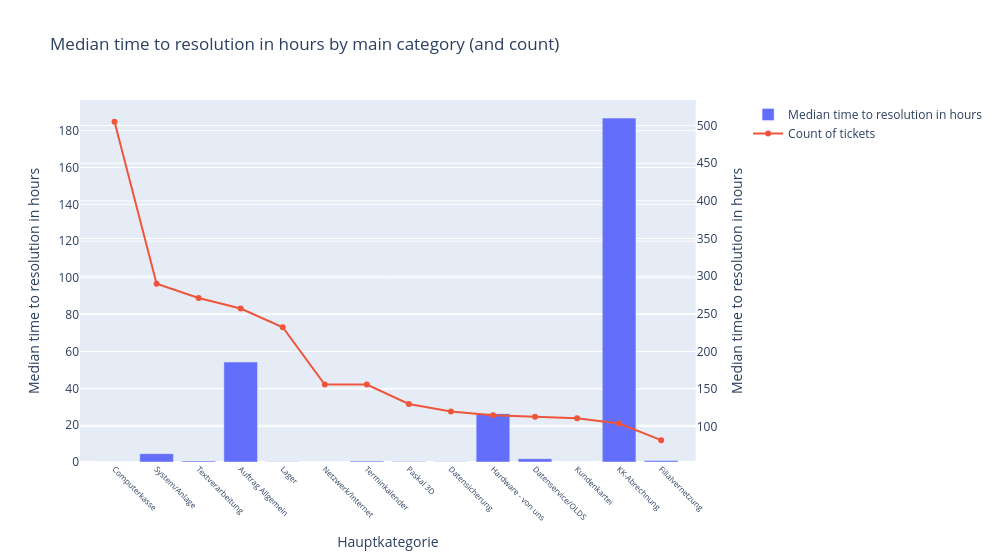

Notebook cell for this chart:
### Code cell
# Analyze average time to resolution for top 15 main categories
# compute average time and count by main category
top15 = (
    df[df["currentstatus_name"] == "Fertig"]["Hauptkategorie"]
    .value_counts()
    .head(14)
    .index
)
df_top15 = df[df["Hauptkategorie"].isin(top15)]

result = df[
    (df["currentstatus_name"] == "Fertig") & (df["Hauptkategorie"].isin(top15))
][["Hauptkategorie", "time_to_resolution_h"]]

# group by main category and compute median time to resolution as well as count
result = (
    result.groupby("Hauptkategorie")
    .agg(
        count=("Hauptkategorie", "size"),
        median_time_delta=("time_to_resolution_h", "median"),
    )
    .reset_index()
    .sort_values("count", ascending=False)
)

# Plot the main categories with a percentage bar in terms of count and include the cumulative count as a line
fig = make_subplots(specs=[[{"secondary_y": True}]])

# Bar trace
fig.add_trace(
    go.Bar(
        x=result["Hauptkategorie"],
        y=result["median_time_delta"],
        name="Median time to resolution in hours",
    ),
    secondary_y=False,
)

# Line trace (secondary y-axis)
fig.add_trace(
    go.Scatter(
        x=result["Hauptkategorie"],
        y=result["count"],
        mode="lines+markers",
        name="Count of tickets",
    ),
    secondary_y=True,
)

fig.update_layout(
    title="Median time to resolution in hours by main category (and count)",
    xaxis_title="Hauptkategorie",
    yaxis_title="Share of tickets",
)
fig.update_yaxes(title_text="Cumulative share", secondary_y=True)
# add x axis label in font size 8
fig.update_xaxes(title_text="Hauptkategorie", tickfont={"size": 8})
fig.update_xaxes(tickangle=45)
# add y axis label
fig.update_yaxes(title_text="Median time to resolution in hours")
# set width of plot
fig.update_layout(width=1000)
fig.show()

### Figure 1 — Plotly figure (JSON) as saved in the notebook; plotly's stock layout.template omitted (floating-point values rounded to 4 significant figures)
{"data": [{"name": "Median time to resolution in hours", "type": "bar", "x": ["Computerkasse", "System/Anlage", "Textverarbeitung", "Auftrag Allgemein", "Lager", "Netzwerk/Internet", "Terminkalender", "Paskal 3D", "Datensicherung", "Hardware - von uns", "Datenservice/OLDS", "Kundenkartei", "KK-Abrechnung", "Filialvernetzung"], "xaxis": "x", "y": [0.03074, 4.526, 0.5998, 54.32, 0.122, 0.0212, 0.5135, 0.2636, 0.1302, 26.26, 1.796, 0.02411, 186.8, 0.801], "yaxis": "y"}, {"mode": "lines+markers", "name": "Count of tickets", "type": "scatter", "x": ["Computerkasse", "System/Anlage", "Textverarbeitung", "Auftrag Allgemein", "Lager", "Netzwerk/Internet", "Terminkalender", "Paskal 3D", "Datensicherung", "Hardware - von uns", "Datenservice/OLDS", "Kundenkartei", "KK-Abrechnung", "Filialvernetzung"], "xaxis": "x", "y": [505, 290, 271, 257, 232, 156, 156, 130, 120, 115, 113, 111, 104, 82], "yaxis": "y2"}], "layout": {"title": {"text": "Median time to resolution in hours by main category (and count)"}, "width": 1000, "xaxis": {"anchor": "y", "domain": [0, 0.94], "tickangle": 45, "tickfont": {"size": 8}, "title": {"text": "Hauptkategorie"}}, "yaxis": {"anchor": "x", "domain": [0, 1], "title": {"text": "Median time to resolution in hours"}}, "yaxis2": {"anchor": "x", "overlaying": "y", "side": "right", "title": {"text": "Median time to resolution in hours"}}}}
